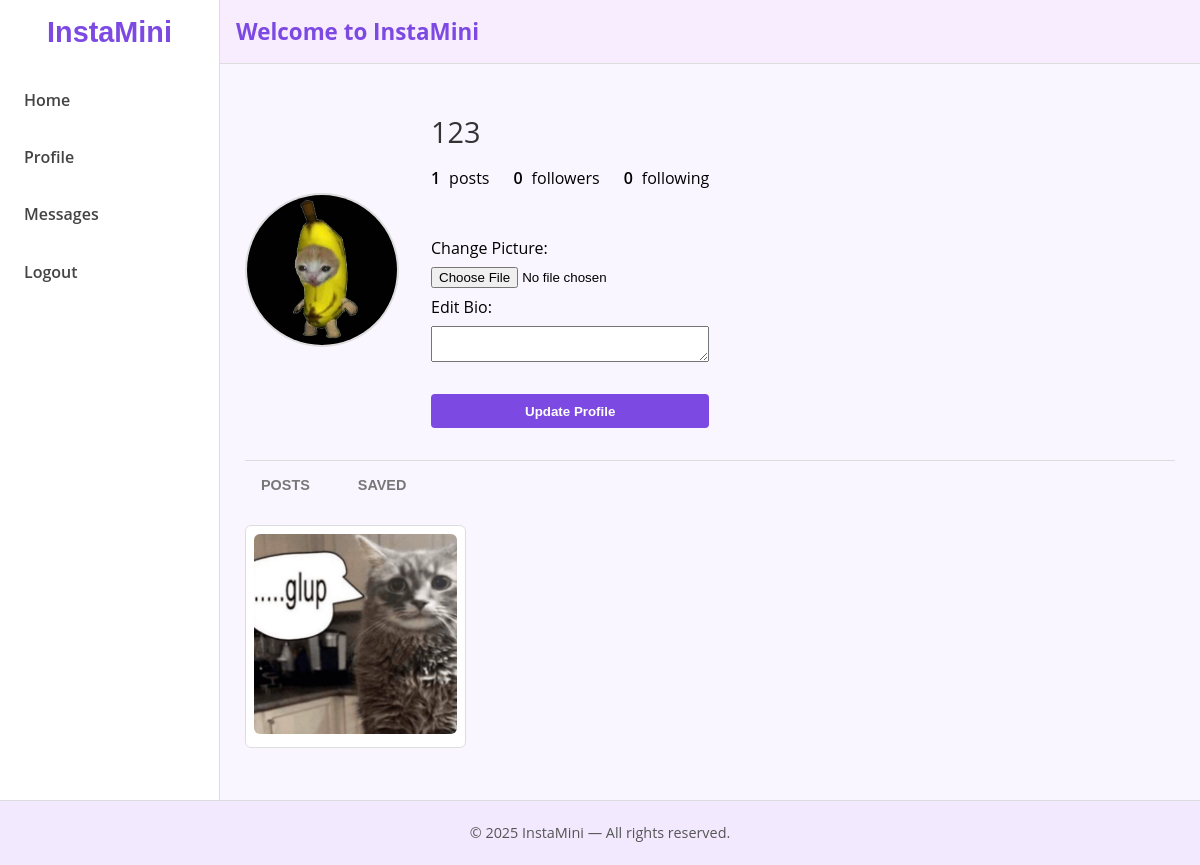
Screenshot of /profile (signed in) with the database file from the repository.
### tables this page shows
CREATE TABLE users (
                id INTEGER PRIMARY KEY AUTOINCREMENT,
                username TEXT UNIQUE NOT NULL,
                password_hash TEXT NOT NULL,
                profile_picture TEXT,
                bio TEXT
            );

CREATE TABLE posts (
                id INTEGER PRIMARY KEY AUTOINCREMENT,
                user_id INTEGER NOT NULL,
                content TEXT,
                media_filename TEXT,
                created_at DATETIME NOT NULL,
                FOREIGN KEY(user_id) REFERENCES users(id)
            );

### app.py (the view, shortened to what this page needs)
@app.route("/profile", methods=["GET", "POST"])
def profile():
    user_id = get_current_user_id()
    if not user_id:
        return redirect(url_for("login"))
    conn = get_db_connection()
    user = conn.execute("SELECT * FROM users WHERE id=?", (user_id,)).fetchone()
    user = conn.execute("SELECT * FROM users WHERE id=?", (user_id,)).fetchone()
    raw_posts = conn.execute("""
        SELECT p.*, u.username, u.profile_picture
        FROM posts p
        JOIN users u ON p.user_id = u.id
        WHERE p.user_id=?
        ORDER BY p.created_at DESC
    """, (user_id,)).fetchall()
    posts = []
    for p in raw_posts:
        like_row = conn.execute("SELECT COUNT(*) AS c FROM likes WHERE post_id=?", (p["id"],)).fetchone()
        like_count = like_row["c"] if like_row else 0
        posts.append({
            "id": p["id"],
            "content": p["content"],
            "media_filename": p["media_filename"],
            "created_at": p["created_at"],
            "username": p["username"],
            "profile_picture": p["profile_picture"],
            "like_count": like_count
        })
    raw_saved = conn.execute("""
        SELECT p.*, u.username, u.profile_picture
        FROM saved_posts s
        JOIN posts p ON s.post_id = p.id
        JOIN users u ON p.user_id = u.id
        WHERE s.user_id=?
        ORDER BY p.created_at DESC
    """, (user_id,)).fetchall()
    saved_posts = []
    for sp in raw_saved:
        like_row = conn.execute("SELECT COUNT(*) AS c FROM likes WHERE post_id=?", (sp["id"],)).fetchone()
        like_count = like_row["c"] if like_row else 0
        saved_posts.append({
            "id": sp["id"],
            "content": sp["content"],
            "media_filename": sp["media_filename"],
            "created_at": sp["created_at"],
            "username": sp["username"],
            "profile_picture": sp["profile_picture"],
            "like_count": like_count
        })
    conn.close()
    user_post_count = len(posts)
    return render_template("profile.html",
                           user=user,
                           posts=posts,
                           saved_posts=saved_posts,
                           user_post_count=user_post_count)

### app.py (called while the page is built)
def get_db_connection():
    conn = sqlite3.connect(DATABASE)
    conn.row_factory = sqlite3.Row
    return conn

def get_current_user_id():
    return session.get("user_id")

### templates/profile.html (shortened to what this page needs)
{% extends "base.html" %}
{% block content %}
<div class="profile-page-instagram animated-fade-in">
  <div class="profile-header">
    <div class="profile-pic-container">
      {% if user.profile_picture %}
        <img class="profile-picture-large"
             src="{{ url_for('static', filename='uploads/' ~ user.profile_picture) }}"
             alt="Profile Picture" />
      {% else %}
        <img class="profile-picture-large"
             src="{{ url_for('static', filename='uploads/default.png') }}"
             alt="No Profile Picture" />
      {% endif %}
    </div>
    <div class="user-info-container">
      <div class="user-top-row">
        <h2 class="username">{{ user.username }}</h2>
      </div>
      <ul class="profile-stats">
        <li><span class="stat-number">{{ user_post_count }}</span> posts</li>
        <li><span class="stat-number">0</span> followers</li>
        <li><span class="stat-number">0</span> following</li>
      </ul>
      <form method="POST" action="{{ url_for('profile') }}" enctype="multipart/form-data" class="profile-edit-form">
        <label>Change Picture:</label>
        <input type="file" name="profile_picture" accept="image/*" />
        <label>Edit Bio:</label>
        <textarea name="bio" rows="2">{{ user.bio or '' }}</textarea>
        <button type="submit" class="btn-primary">Update Profile</button>
      </form>
    </div>
  </div>
  <div class="profile-tabs">
    <button class="tab-button" onclick="showTab('posts')">Posts</button>
    <button class="tab-button" onclick="showTab('saved')">Saved</button>
  </div>
  <div id="posts" class="profile-posts-grid" style="display: grid;">
    {% for post in posts %}
      <div class="post-tile">
        {% if post.media_filename %}
          {% set post_ext = post.media_filename|lower %}
          {% if post_ext.endswith('.png') or post_ext.endswith('.jpg') or post_ext.endswith('.jpeg') or post_ext.endswith('.gif') %}
            <img class="tile-image"
                 src="{{ url_for('static', filename='uploads/' ~ post.media_filename) }}"
                 alt="Post Media" />
          {% elif post_ext.endswith('.mp4') or post_ext.endswith('.mov') or post_ext.endswith('.avi') %}
            <video class="tile-image"
                   src="{{ url_for('static', filename='uploads/' ~ post.media_filename) }}"
                   controls></video>
          {% else %}
            <p>{{ post.content }}</p>
          {% endif %}
        {% else %}
          <p>{{ post.content }}</p>
        {% endif %}
      </div>
    {% endfor %}
  </div>
</div>
{% endblock %}

### static/style.css (style rules this page uses)
html, body { margin: 0; padding: 0; background-color: #faf6ff; font-family: 'Open Sans', sans-serif; }
.btn-primary { margin-top: 1.5rem; width: 100%; padding: 0.6rem; background-color: #7c49e3; color: #fff; font-weight: 600; border: none; border-radius: 4px; cursor: pointer; }
.profile-page-instagram { max-width: 930px; margin: 2rem auto; display: flex; flex-direction: column; }
.profile-header { display: flex; align-items: center; margin-bottom: 2rem; }
.profile-pic-container { margin-right: 2rem; display: flex; justify-content: center; align-items: center; }
.profile-picture-large { width: 150px; height: 150px; border-radius: 50%; object-fit: cover; border: 2px solid #ddd; }
.user-info-container { display: flex; flex-direction: column; gap: 1rem; }
.user-top-row { display: flex; align-items: center; gap: 1rem; }
.username { font-size: 1.8rem; font-weight: 400; margin: 0; color: #333; }
.profile-stats { display: flex; gap: 1.5rem; list-style: none; padding: 0; margin: 0; }
.profile-stats li { font-size: 1rem; }
.stat-number { font-weight: 600; margin-right: 0.3rem; }
.profile-edit-form { margin-top: 1rem; display: flex; flex-direction: column; gap: 0.5rem; }
.profile-tabs { display: flex; gap: 1rem; border-top: 1px solid #ddd; margin-bottom: 1rem; }
.tab-button { background: none; border: none; text-transform: uppercase; font-weight: 600; font-size: 0.9rem; padding: 1rem; cursor: pointer; color: #777; }
.profile-posts-grid { display: grid; grid-template-columns: repeat(auto-fill, minmax(220px, 1fr)); gap: 1rem; }
.post-tile { background-color: #fff; border-radius: 6px; border: 1px solid #ddd; text-align: center; overflow: hidden; padding: 0.5rem; }
.tile-image { width: 100%; max-height: 260px; object-fit: cover; border-radius: 6px; }
.animated-fade-in { animation: fadeIn 0.5s ease forwards; opacity: 0; }

### rows the page displays
users: profile_picture (picture), username "123"
posts: media_filename (picture)

### other values shown
{{ user_post_count }} "1"
